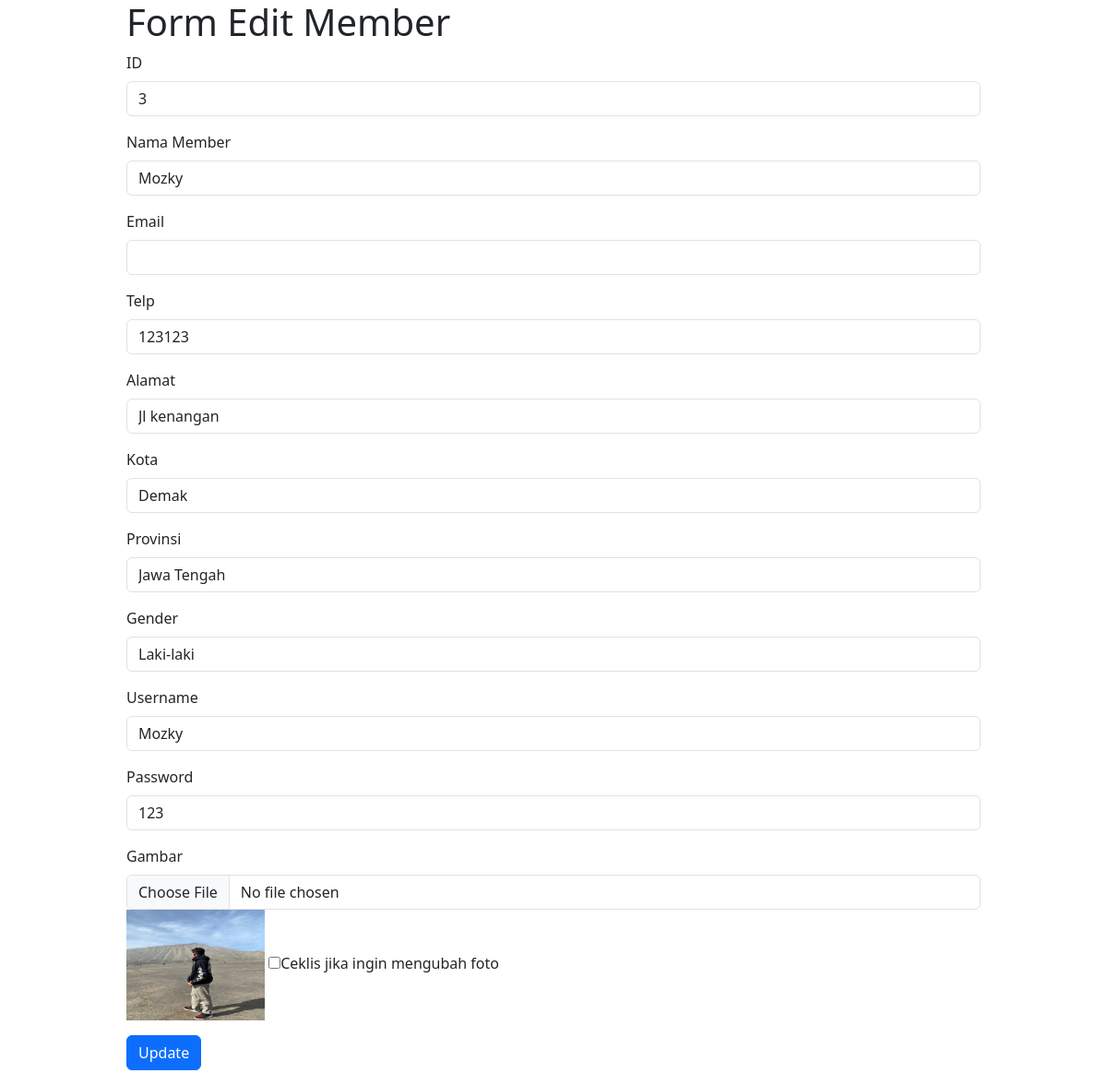
Page /editMember.php?id=3 on the committed database.
### tables this page shows
CREATE TABLE `member` (
  `id` int(11) NOT NULL AUTO_INCREMENT,
  `nama_member` varchar(40) DEFAULT NULL,
  `email` varchar(30) DEFAULT NULL,
  `telp` varchar(30) DEFAULT NULL,
  `alamat` varchar(60) DEFAULT NULL,
  `kota` varchar(40) DEFAULT NULL,
  `provinsi` varchar(40) DEFAULT NULL,
  `gender` varchar(10) DEFAULT NULL,
  `username` varchar(20) DEFAULT NULL,
  `password` varchar(100) DEFAULT NULL,
  `foto` varchar(255) DEFAULT NULL,
  PRIMARY KEY (`id`)
);

### editMember.php (the view, shortened to what this page needs)
<?php
include "koneksi.php";
$id = $_GET['id'];
$sql = "select * from member where id='$id'";
$hasil = $conn->query($sql);
while ($row = $hasil->fetch_assoc()) {
    $nama_member = $row['nama_member'];
    $telp = $row['telp'];
    $alamat = $row['alamat'];
    $kota = $row['kota'];
    $provinsi = $row['provinsi'];
    $gender = $row['gender'];
    $username = $row['username'];
    $password = $row['password'];
    $foto = $row['foto'];
}
?>
<!DOCTYPE html>
<html lang="en">
<head>
    <link href="https://cdn.jsdelivr.net/npm/bootstrap@5.3.0-alpha3/dist/css/bootstrap.min.css" rel="stylesheet"
>
</head>
<body>
    <div class="container">
        <div class="row justify-content-center">
            <div class="col-10">
                <h1>Form Edit Member</h1>
                <form action="updMember.php" method="post" enctype="multipart/form-data">
                    <div class="mb-3">
                        <label for="11" class="form-label">ID</label>
                        <input type="text" class="form-control" id="id" name="tid" value="<?= $id; ?>">
                    </div>
                    <div class="mb-3">
                        <label for="12" class="form-label">Nama Member</label>
                        <input type="text" class="form-control" id="nama_member" name="tnama_member" value="<?= $nama_member; ?>">
                    </div>
                    <div class="mb-3">
                        <label for="13" class="form-label">Email</label>
                        <input type="text" class="form-control" id="email" name="temail" value="<?= $email; ?>">
                    </div>
                    <div class="mb-3">
                        <label for="14" class="form-label">Telp</label>
                        <input type="text" class="form-control" id="telp" name="ttelp" value="<?= $telp; ?>">
                    </div>
                    <div class="mb-3">
                        <label for="15" class="form-label">Alamat</label>
                        <input type="text" class="form-control" id="alamat" name="talamat" value="<?= $alamat; ?>">
                    </div>
                    <div class="mb-3">
                        <label for="16" class="form-label">Kota</label>
                        <input type="text" class="form-control" id="kota" name="tkota" value="<?= $kota; ?>">
                    </div>
                    <div class="mb-3">
                        <label for="17" class="form-label">Provinsi</label>
                        <input type="text" class="form-control" id="Provinsi" name="tprovinsi" value="<?= $provinsi; ?>">
                    </div>
                    <div class="mb-3">
                        <label for="18" class="form-label">Gender</label>
                        <input type="text" class="form-control" id="gender" name="tgender" value="<?= $gender; ?>">
                    </div>
                    <div class="mb-3">
                        <label for="19" class="form-label">Username</label>
                        <input type="text" class="form-control" id="username" name="tusername" value="<?= $username; ?>">
                    </div>
                    <div class="mb-3">
                        <label for="20" class="form-label">Password</label>
                        <input type="text" class="form-control" id="password" name="tpassword" value="<?= $password; ?>">
                    </div>
                    <div class="mb-3">
                        <label for="21" class="form-label">Gambar</label>
                        <input type="file" class="form-control" id="foto" name="foto">
                        <img src="img/<?php echo $foto; ?>" width="150px" height="120px" />
                        <input type="checkbox" name="ubah_foto" value="true">Ceklis jika ingin mengubah foto<br>
                    </div>
                    <div class="mb-3">
                        <button class="btn btn-primary" type="submit">Update</button>
                    </div>
                </form>
            </div>
        </div>
    </div>
</body>
</html>
</body>
</html>

### rows in the picture
member: tnama_member "Mozky", ttelp "123123", talamat "Jl kenangan", tkota "Demak", tprovinsi "Jawa Tengah", tgender "Laki-laki", tusername "Mozky", tpassword "123", foto (picture)
